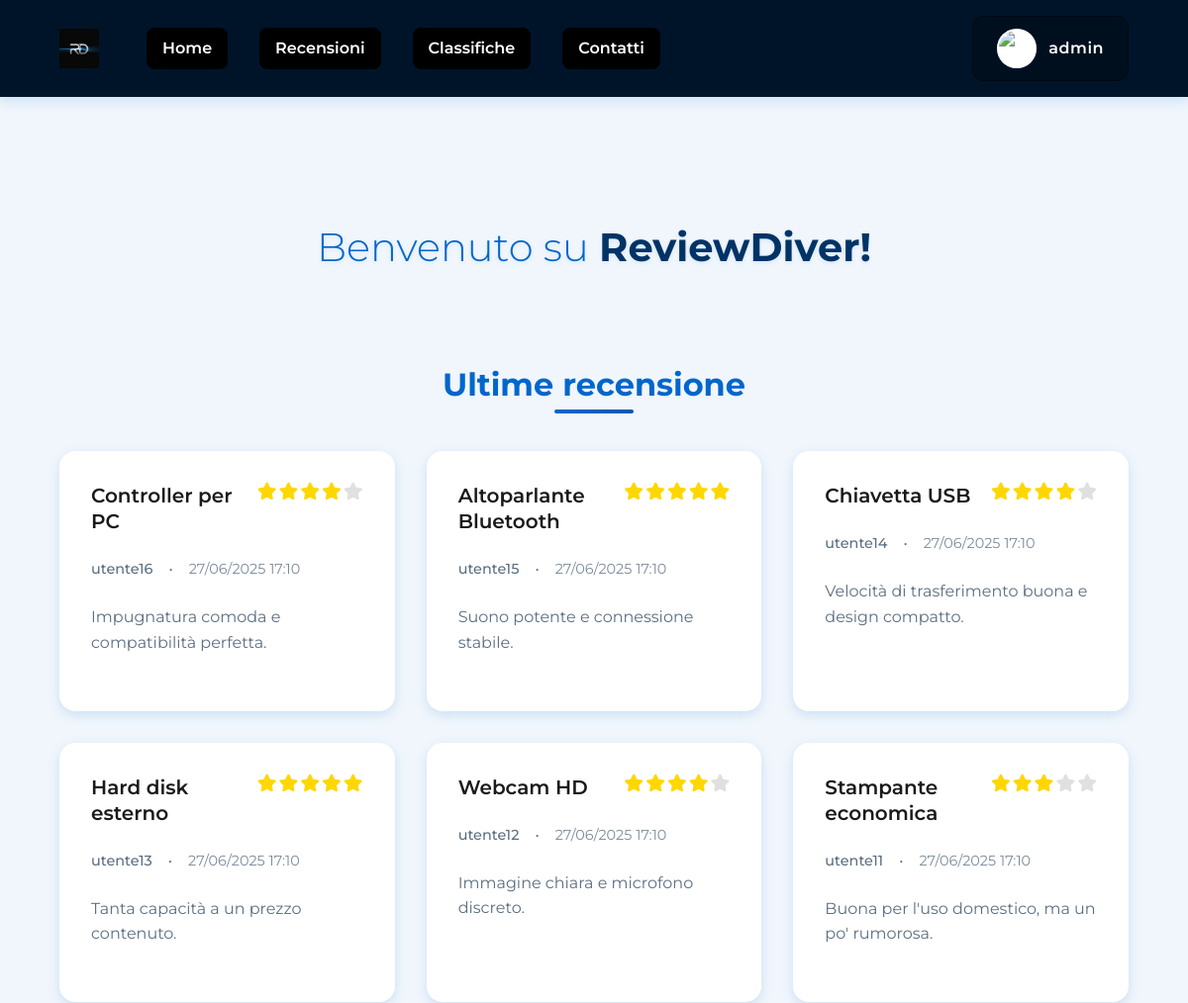
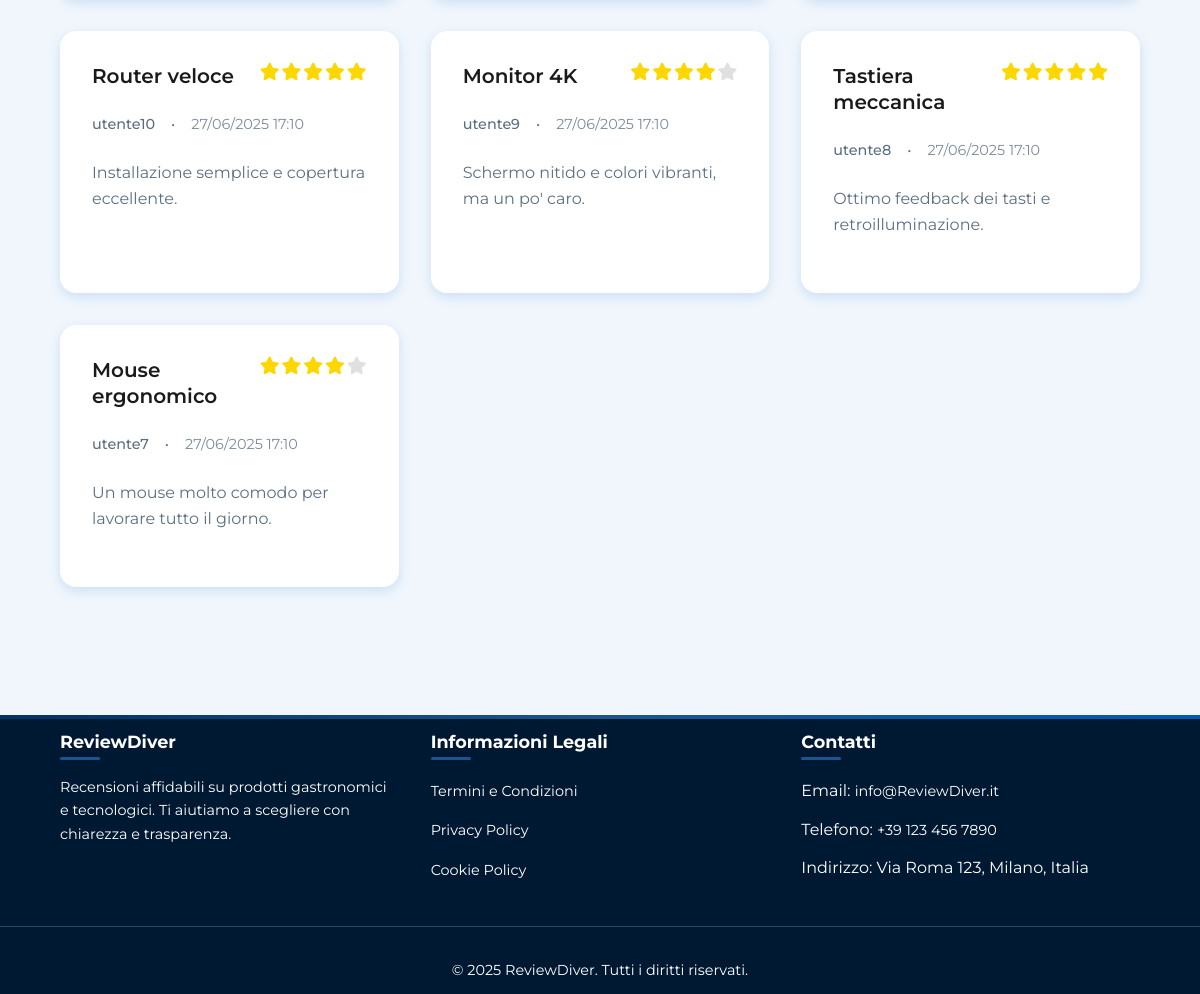
Screenshot of /index.php (signed in) with the database file from the repository (2 pictures, top to bottom).
### tables this page shows
CREATE TABLE reviews (
    id INT AUTO_INCREMENT PRIMARY KEY,
    user_id INT NOT NULL,
    title VARCHAR(255) NOT NULL,
    content TEXT NOT NULL,
    rating INT NOT NULL,
    product_name VARCHAR(255) NOT NULL,
    product_image VARCHAR(255),       
    created_at TIMESTAMP NOT NULL DEFAULT CURRENT_TIMESTAMP,
    updated_at TIMESTAMP NULL DEFAULT NULL,
    deleted_at TIMESTAMP NULL DEFAULT NULL,             
    FOREIGN KEY (user_id) REFERENCES utenti(id),
    CHECK (rating BETWEEN 1 AND 5)
);

CREATE TABLE utenti (
    id INT AUTO_INCREMENT PRIMARY KEY,
    username VARCHAR(50) NOT NULL UNIQUE,
    email VARCHAR(100) NOT NULL UNIQUE,
    password VARCHAR(255) NOT NULL,   
    nome VARCHAR(50) NOT NULL,        
    cognome VARCHAR(50) NOT NULL,     
    profile_photo VARCHAR(255),       
    birth_day INT,                    
    birth_month INT,                  
    birth_year INT,                   
    role VARCHAR(20) DEFAULT 'user',  
    remember_token VARCHAR(255),      
    created_at TIMESTAMP NOT NULL DEFAULT CURRENT_TIMESTAMP,    
    updated_at TIMESTAMP NULL DEFAULT NULL,             
    deleted_at TIMESTAMP NULL DEFAULT NULL              
);

### index.php (the view, shortened to what this page needs)
<?php
require_once 'php/database.php';
$header = file_get_contents("static/header.html");
$footer = file_get_contents("static/footer.html");
$DOM = file_get_contents("static/index.html");
$DOM = str_replace("../css/style.css", "css/style.css", $DOM);
$DOM = str_replace("../css/pages.css", "css/pages.css", $DOM);
$DOM = str_replace("", $header, $DOM);
$DOM = str_replace("", $footer, $DOM);
$contenutoLogin = "";
$headerLoginHtml = "";
if (!SessionManager::isLoggedIn()) {
  $contenutoLogin = "";
  $headerLoginHtml = "<a href='php/login_form.php' class='login-link' aria-label='Accedi al tuo account'>
                        <div class='user-icon-bg'>
                          <svg width='24' height='24' viewBox='0 0 24 24' fill='none' stroke='currentColor' stroke-width='2' id='user-icon'>
                            <path d='M20 21v-2a4 4 0 0 0-4-4H8a4 4 0 0 0-4 4v2'></path>
                            <circle cx='12' cy='7' r='4'></circle>
                          </svg>
                        </div>
                        <div class='login-text'>Login</div>
                      </a>";
} else {
  $username = $_SESSION['username'];
  $contenutoLogin = "";
  $profilePhoto = $_SESSION['user_data']['profile_photo'] ?? $_SESSION['profile_photo'] ?? '';
  $icon = $profilePhoto ? "<img src='../{$profilePhoto}' alt='Foto profilo di {$username}' class='user-avatar'>" : "<svg width='24' height='24' viewBox='0 0 24 24' fill='none' stroke='currentColor' stroke-width='2' id='user-icon'><path d='M20 21v-2a4 4 0 0 0-4-4H8a4 4 0 0 0-4 4v2'></path><circle cx='12' cy='7' r='4'></circle></svg>";
  $headerLoginHtml = "
    <div class='login-link user-menu' role='button' tabindex='0' aria-haspopup='true' aria-expanded='false' aria-label='Menu utente'>
    <div class='user-icon-bg'>
      {$icon}
    </div>
    <div class='login-text'>{$username}</div>
    <div class='user-dropdown'>
      <a href='php/dashboard.php'><span lang='en'>Dashboard</span></a>";
    if (isset($_SESSION['role']) && $_SESSION['role'] === 'admin') {
        $headerLoginHtml .= "
          <a href='php/gestione_recensioni.php'>Gestione recensioni</a>";
    }
    $headerLoginHtml .= "
          <a href='php/logout.php'><span lang='en'>Logout</span></a>
        </div>
    </div>";
  }
$DOM = str_replace("", $contenutoLogin, $DOM);
$DOM = str_replace("", $headerLoginHtml, $DOM);
$reviewManager = new ReviewManager();
$result = $reviewManager->getAllReviews(1, 10);
$reviewsHtml = '';
if ($result !== false) {
    foreach ($result['reviews'] as $review) {
        $stars = Utils::generateStars($review['rating']);
        $excerpt = strlen($review['content']) > 150 ? substr($review['content'], 0, 150) . '...' : $review['content'];
        $date = Utils::formatDate($review['created_at']);
        $img = $review['product_image'] ? "<img src='../{$review['product_image']}' alt='" . htmlspecialchars($review['product_name']) . "' class='review-image'>" : '';
        $title = htmlspecialchars($review['title']);
        $user = htmlspecialchars($review['username']);
        $reviewsHtml .= "<a href='php/recensione.php?id={$review['id']}' class='review-card'>" .
                         $img .
                         "<div class='review-content'>" .
                         "<div class='review-header'><h3 class='review-title'>{$title}</h3>" .
                         "<div class='review-rating' aria-label='Valutazione {$review['rating']} su 5'>{$stars}</div></div>" .
                         "<div class='review-meta'><span class='review-author'>{$user}</span><span>•</span><span class='review-date'>{$date}</span></div>" .
                         "<p class='review-excerpt'>" . htmlspecialchars($excerpt) . "</p>" .
                         "</div></a>";
    }
}
$DOM = str_replace('', $reviewsHtml, $DOM);
echo $DOM;
?>

### php/database.php (shortened to what this page needs)
<?php
class DatabaseConfig {
    private static $host = 'mysql2.sqlpub.com';
    private static $port = '3307';
    private static $dbname = 'databaserecensione';
    private static $username = 'testnalan';
    private static $password = 'l5jKAzMduE6bgAWH';
    public static function getConnection() {
        try {
            $dsn = "mysql:host=" . self::$host;
            if (!empty(self::$port)) {
                $dsn .= ";port=" . self::$port;
            }
            $dsn .= ";dbname=" . self::$dbname . ";charset=utf8mb4";
            $options = [
                PDO::ATTR_ERRMODE => PDO::ERRMODE_EXCEPTION,
                PDO::ATTR_DEFAULT_FETCH_MODE => PDO::FETCH_ASSOC,
                PDO::ATTR_EMULATE_PREPARES => false
            ];
            $pdo = new PDO($dsn, self::$username, self::$password, $options);
            return $pdo;
        } catch (PDOException $e) {
            error_log("Errore connessione database: " . $e->getMessage());
            throw new Exception("Errore di connessione al database");
        }
    }
}
class ReviewManager {
    private $db;
    public function __construct() {
        $this->db = DatabaseConfig::getConnection();
    }
    public function getAllReviews($page = 1, $limit = 10) {
        try {
            $offset = ($page - 1) * $limit;
            $stmt = $this->db->prepare("SELECT r.id, r.title, r.content, r.rating, r.product_name, r.product_image, r.created_at, r.updated_at, u.username FROM reviews r JOIN utenti u ON r.user_id = u.id WHERE r.deleted_at IS NULL ORDER BY r.created_at DESC LIMIT ? OFFSET ?");
            $stmt->execute([$limit, $offset]);
            $reviews = $stmt->fetchAll();
            $count = $this->db->query("SELECT COUNT(*) as total FROM reviews WHERE deleted_at IS NULL")->fetch()['total'];
            return ['reviews' => $reviews, 'total' => $count, 'page' => $page, 'limit' => $limit, 'total_pages' => ceil($count / $limit)];
        } catch (PDOException $e) {
            error_log('Errore getAllReviews: ' . $e->getMessage());
            return false;
        }
    }
}
class Utils {
    public static function formatDate($date, $format = 'd/m/Y H:i') {
        return date($format, strtotime($date));
    }
    public static function generateStars($rating) {
        $stars = '';
        for ($i = 1; $i <= 5; $i++) {
            if ($i <= $rating) {
                $stars .= '<i class="fas fa-star star"></i>';
            } else {
                $stars .= '<i class="fas fa-star star empty"></i>';
            }
        }
        return $stars;
    }
}
class SessionManager {
    public static function isLoggedIn() {
        return isset($_SESSION['user_id']) && !empty($_SESSION['user_id']);
    }
}
?>

### css/pages.css (style rules this page uses)
.reviews-grid { display: grid; grid-template-columns: repeat(auto-fit, minmax(min(18.75rem, 100%), 1fr)); gap: var(--spacing-lg); margin-bottom: var(--spacing-xl); }
.review-card { background: var(--surface); border-radius: var(--radius-lg); overflow: hidden; box-shadow: var(--shadow-md); transition: var(--transition); cursor: pointer; }
.review-content { padding: var(--spacing-lg); }
.review-header { display: flex; justify-content: space-between; align-items: flex-start; margin-bottom: var(--spacing-md); }
.review-title { font-size: 1.25rem; font-weight: 600; color: var(--text-primary); margin: 0; line-height: 1.3; }
.review-rating { display: flex; gap: 0.125rem; margin-left: var(--spacing-sm); }
.star { color: #FFD700; font-size: 1.1rem; }
.star.empty { color: #E0E0E0; }
.review-meta { display: flex; align-items: center; gap: var(--spacing-sm); margin-bottom: var(--spacing-md); font-size: 0.9rem; color: var(--text-secondary); }
.review-author { font-weight: 500; }
.review-date { opacity: 0.8; }
.review-excerpt { color: var(--text-secondary); line-height: 1.6; margin-bottom: var(--spacing-md); }

### rows the page displays
reviews: title "Controller per PC", rating 4 (drawn), user.username "utente16", created_at "27/06/2025 17:10", content "Impugnatura comoda e compatibilità perfetta."
reviews: title "Altoparlante Bluetooth", rating 5 (drawn), user.username "utente15", created_at "27/06/2025 17:10", content "Suono potente e connessione stabile."
reviews: title "Chiavetta USB", rating 4 (drawn), user.username "utente14", created_at "27/06/2025 17:10", content "Velocità di trasferimento buona e design compatto."
reviews: title "Hard disk esterno", rating 5 (drawn), user.username "utente13", created_at "27/06/2025 17:10", content "Tanta capacità a un prezzo contenuto."
reviews: title "Webcam HD", rating 4 (drawn), user.username "utente12", created_at "27/06/2025 17:10", content "Immagine chiara e microfono discreto."
reviews: title "Stampante economica", rating 3 (drawn), user.username "utente11", created_at "27/06/2025 17:10", content "Buona per l'uso domestico, ma un po' rumorosa."
reviews: title "Router veloce", rating 5 (drawn), user.username "utente10", created_at "27/06/2025 17:10", content "Installazione semplice e copertura eccellente."
reviews: title "Monitor 4K", rating 4 (drawn), user.username "utente9", created_at "27/06/2025 17:10", content "Schermo nitido e colori vibranti, ma un po' caro."
reviews: title "Tastiera meccanica", rating 5 (drawn), user.username "utente8", created_at "27/06/2025 17:10", content "Ottimo feedback dei tasti e retroilluminazione."
reviews: title "Mouse ergonomico", rating 4 (drawn), user.username "utente7", created_at "27/06/2025 17:10", content "Un mouse molto comodo per lavorare tutto il giorno."

### other values shown
$username "admin"
